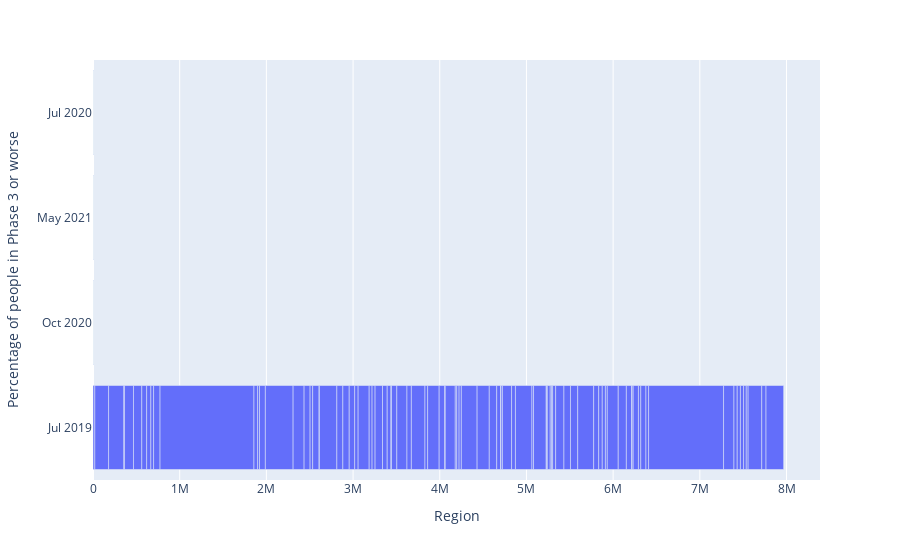

Source (notebook cell):
### Code cell
# create a bar chart of eth_df phase3_worse_percentage
eth_bar = px.bar(eth_df, x="title", y="phase3_worse_percentage")

### Figure 1 — Plotly figure (JSON) as saved in the notebook; plotly's stock layout.template omitted (floating-point values rounded to 4 significant figures; data arrays with more than 128 entries replaced by an {"elided": "..."} marker saying what was removed)
{"data": [{"alignmentgroup": "True", "hovertemplate": "phase3_worse_population=%{x}<br>from=%{y}<extra></extra>", "legendgroup": "", "marker": {"color": "#636efa", "pattern": {"shape": ""}}, "name": "", "offsetgroup": "", "orientation": "h", "showlegend": false, "textposition": "auto", "type": "bar", "x": {"elided": "288 int values"}, "xaxis": "x", "y": {"elided": "288 str values"}, "yaxis": "y"}], "layout": {"barmode": "relative", "legend": {"tracegroupgap": 0}, "margin": {"t": 60}, "xaxis": {"anchor": "y", "domain": [0, 1], "title": {"text": "Region"}}, "yaxis": {"anchor": "x", "domain": [0, 1], "title": {"text": "Percentage of people in Phase 3 or worse"}}}}
